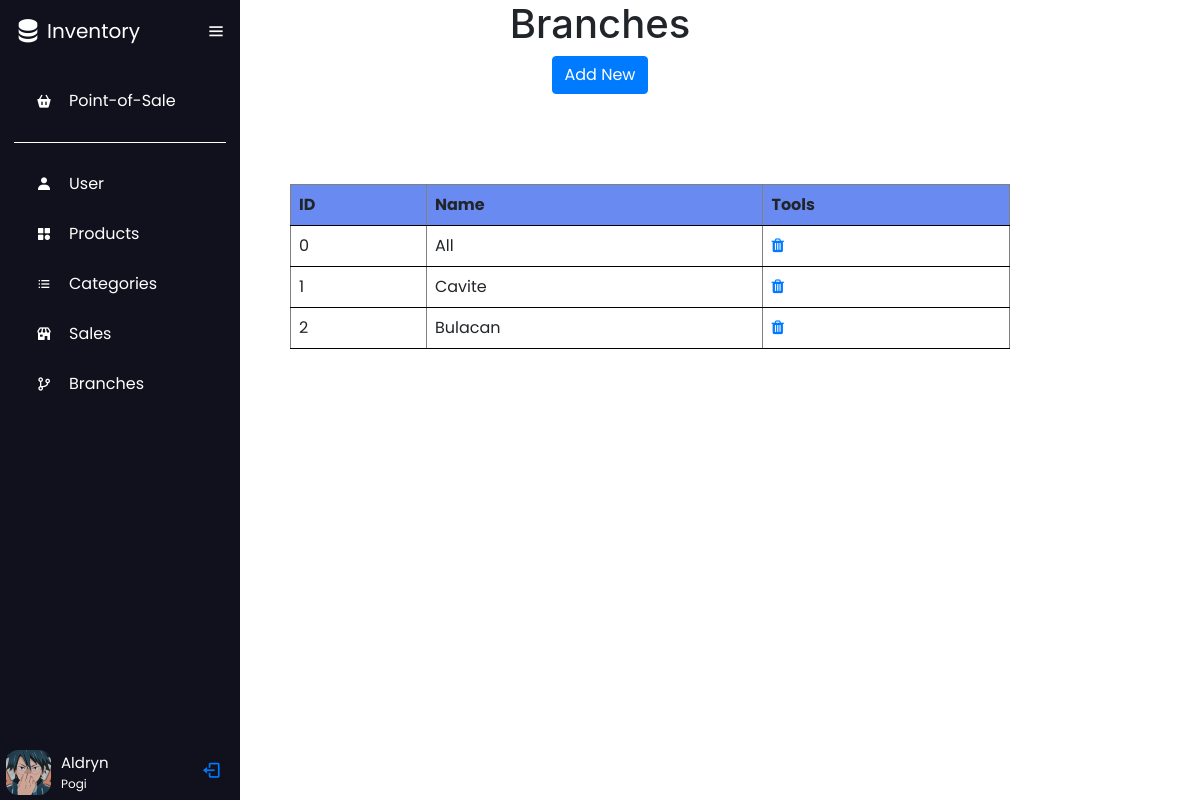
/branches.php (signed in), run on the app's committed database.
### tables this page shows
CREATE TABLE `branches` (
  `id` int(11) NOT NULL,
  `name` varchar(255) NOT NULL
);

### branches.php (the view, shortened to what this page needs)
<?php include 'menubar.php'; ?>
<?php include 'conn.php'; ?>
<link rel="stylesheet" href="styles.css">
<link rel="stylesheet" href="https://cdnjs.cloudflare.com/ajax/libs/font-awesome/4.7.0/css/font-awesome.min.css">
<h1 style="text-align: center">Branches</h1>
<div class="d-flex justify-content-center mb-3">
    <a href="add_branch.php" class="btn btn-primary">Add New</a>
</div>
<table class="table table-bordered table-striped">
    <?php
    $sql = "SELECT * FROM branches";
    $result = mysqli_query($conn, $sql);
    echo "<table border='1'>
<tr>
<th>ID</th>
<th>Name</th>
<th>Tools</th>
</tr>";
    if (mysqli_num_rows($result) > 0) {
        while ($row = mysqli_fetch_assoc($result)) {
            echo "<tr>";
            echo "<td>" . $row['id'] . "</td>";
            echo "<td>" . $row['name'] . "</td>";
            echo "<td><a href='delete_branch.php?id=" . $row['id'] . "' onclick='return confirm(\"Are you sure you want to delete this branch??\");'><i class='fa fa-trash'></i></a></td>";
            echo "</tr>";
        }
    } else {
        echo "0 results";
    }
    echo "</table>";
    ?>

### styles.css (style rules this page uses)
* { margin: 0; padding: 0; box-sizing: border-box; font-family: 'Poppins', sans-serif; }
body { position: relative; width: 100%; }
table { width: 60%; margin: 20px auto; border-collapse: collapse; position: relative; left: 50px; top: 50px; }
th, td { padding: 8px; text-align: left; border-bottom: 1px solid rgb(0, 0, 0); }
th { background-color: #698af0; }
.d-flex { display: flex; }
.mb-3 { margin-bottom: 1rem; }
.btn-primary { background-color: #007bff; color: white; border-color: #007bff; padding: 0.375rem 0.75rem; font-size: 1rem; line-height: 1.5; border-radius: 0.25rem; }
.table { width: 60%; margin-bottom: 1rem; color: #212529; }
.table-bordered { border: 1px solid #dee2e6; }

### data on the page
branches: id "0", name "All"
branches: id "1", name "Cavite"
branches: id "2", name "Bulacan"
